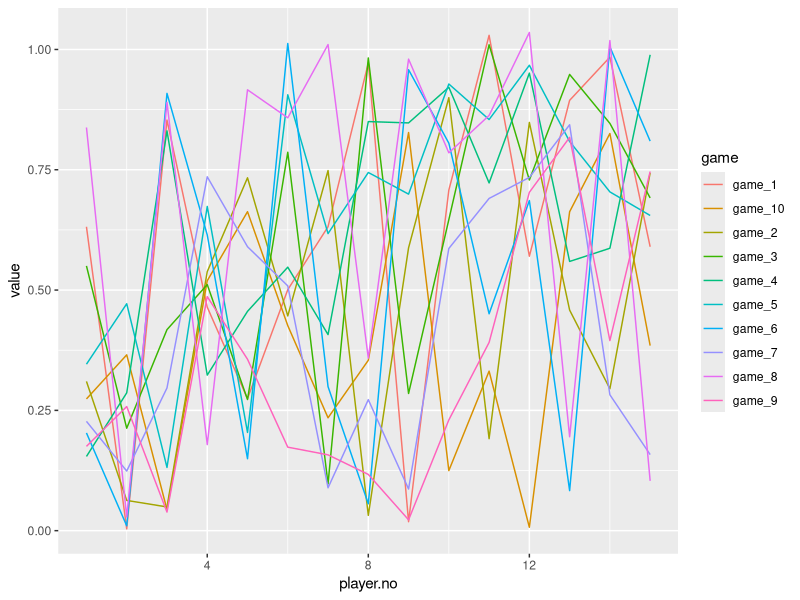

R code for this plot:
# Yankee Swamp model

# Rules:
# 1) N players each bring one gift
# 2) Each round, a player can choose to pick a new gift or steal someone else's gift
# 3) If a person steals a gift, the steal-ee makes the same choice
# 4) Gifts can not be stolen more than three times each
# 5) Gifts cannot be stolen more than once per round
#
# Assumptions:
# 1) Gifts have an underlying value that is the same for all players
# 2) Gifts have a specific value to each individual player
# 3) Players can perfectly assess both a gift's value to them and the underlying value
# 4) Players steal the gift of maximal utility to them
#
# Possible strategies:
# 1) Player steals with probability p = (number of gifts taken) / N (naive)
# 2) Player always steals most valuable gift available
# 3) Player always steals second-most-valuable gift available
# 4) Player never steals
# 5) Player steals if any stealable gift has value (to them) greater than estimated underlying value of average gift
# 6) Player steals about-to-be unstealable gift if one available greater than estimated underlying value of avg gift

require(magrittr)
require(dplyr)
require(tidyr)
require(ggplot2)
set.seed(538)

# Variables
n.play <- 15 # Number of players
max.steal <- 3 # Maximum number of times a gift can be stolen
v <- .1 # Variance in tastes

will.steal <- function(){
  prob <- nrow(stealable)/available
  runif(1)<prob
}


result <- data.frame(player.no=1:n.play)

# MEGA LOOP
# This loop runs multiple games.
# Only thing that stays constant is the baseline rules.

for (games in 1:10){
  
  # Set up gifts
  gifts <- data.frame(gift.no = 1:n.play,steals=rep(0,times=n.play),opened=rep(0,times=n.play),underlying.value=runif(n.play))
  
  # Set up players
  # Each player has a strategy, chosen at random
  players <- data.frame(player.no=1:n.play,strategy=rep(sample(1:6,n.play,replace=T)))
  
  # Set up matrix of player-specific gift values
  values <- data.frame(gifts=1:n.play)
  for (i in 1:n.play){
    values[c(i+1)] <- sapply(gifts$underlying.value,function(x)x*runif(1,min=1-v,max=1+v))
    names(values)[i+1] <- paste0("player_",i)
  }
  
  # Game play
  who.has <- data.frame(player.no=1:n.play,gift=NA)
  game <- data.frame(player.no=1:n.play) # This will track the full game
  total.rounds <- 0
  last.stolen <- 0
  
  for (i in 1:n.play){
    player <- i
    
    # Internal loop for swapping
    for (j in 1:1000){
      # Starting situation
      unopened <- gifts %>%
        filter(opened==0) %>%
        select(gift.no)
      
      # Need df of stealable gifts, with value to potential stealer attached
      stealable <- values[c(1,player+1)]
      names(stealable)[2] <- "specific"
      stealable <- gifts %>%
        filter(opened==1,steals<3,!gift.no==last.stolen) %>%
        left_join(stealable,by=c("gift.no"="gifts"))
      
      available <- nrow(stealable)+nrow(unopened)
      
      steal <- will.steal()
      
      if (steal){
        # If player steals
        choice <- stealable$gift.no[which(stealable$specific==max(stealable$specific))]  # This is the gift they steal
        last.stolen <- choice # this can't be stolen again
        newplayer <- who.has$player.no[which(who.has$gift==choice)] # player stolen from becomes new player
        who.has$gift[which(who.has$player.no==player)] <- choice # assign gift to stealer
        who.has$gift[which(who.has$player.no==newplayer)] <- NA
        gifts$steals[which(gifts$gift.no==choice)] <- gifts$steals[which(gifts$gift.no==choice)] +1 # add to number of times gift has been stolen
        print(paste0("Player ",player," steals gift #",choice," from Player ",newplayer))
        player <- newplayer
        total.rounds <- total.rounds+1
        game[c(total.rounds+1)] <- who.has$gift
        names(game)[total.rounds+1] <- paste0("round_",total.rounds)
      }
      else {
        # if player opens
        choice <- unopened$gift.no[1] # takes first available gift
        gifts$opened[gifts$gift.no==choice] <- 1 # gift has now been opened
        who.has$gift[who.has$player.no==player] <- choice # assign gift
        total.rounds <- total.rounds+1
        print(paste0("Player ",player," opens gift #",choice))
        last.stolen <- 0 # new turn, so reset this
        game[c(total.rounds+1)] <- who.has$gift
        names(game)[total.rounds+1] <- paste0("round_",total.rounds)
        break # No switching needed
      }
      
    }
  }
  
  # Result we care about is player position and utility
  result[c(games+1)] <- mapply(function(x)values[who.has$gift[x],x+1],result$player.no)
  names(result)[games+1] <- paste0("game_",games)
}

result %>%
  gather(game,value,-player.no) %>%
  ggplot(.,aes(player.no,value,colour=game))+geom_line()
